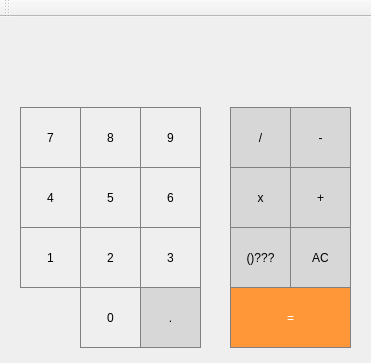
<?xml version="1.0" encoding="UTF-8"?>
<ui version="4.0">
 <class>MainWindow</class>
 <widget class="QMainWindow" name="MainWindow">
  <property name="geometry">
   <rect>
    <x>0</x>
    <y>0</y>
    <width>371</width>
    <height>363</height>
   </rect>
  </property>
  <property name="windowTitle">
   <string>MainWindow</string>
  </property>
  <widget class="QWidget" name="centralwidget">
   <widget class="QLabel" name="result_show">
    <property name="geometry">
     <rect>
      <x>0</x>
      <y>0</y>
      <width>371</width>
      <height>71</height>
     </rect>
    </property>
    <property name="styleSheet">
     <string notr="true"> QLabel {
	qproperty-alignment: 'AlignVCenter | AlignRight';
	border: 1px solid gray;
}

background-color : white;</string>
    </property>
    <property name="text">
     <string/>
    </property>
   </widget>
   <widget class="QPushButton" name="pushButton_7">
    <property name="geometry">
     <rect>
      <x>20</x>
      <y>90</y>
      <width>61</width>
      <height>61</height>
     </rect>
    </property>
    <property name="styleSheet">
     <string notr="true">QPushButton {
	border: 1px solid gray;
}
QPushButton:pressed {
	background-color: qlineargradient(x1: 0, y1: 0, x2: 0, y2: 1,
												stop: 0 #dadbde, stop: 1 #f6f7fa);
}</string>
    </property>
    <property name="text">
     <string>7</string>
    </property>
   </widget>
   <widget class="QPushButton" name="pushButton_8">
    <property name="geometry">
     <rect>
      <x>80</x>
      <y>90</y>
      <width>61</width>
      <height>61</height>
     </rect>
    </property>
    <property name="styleSheet">
     <string notr="true">QPushButton {
	border: 1px solid gray;
}
QPushButton:pressed {
	background-color: qlineargradient(x1: 0, y1: 0, x2: 0, y2: 1,
												stop: 0 #dadbde, stop: 1 #f6f7fa);
}</string>
    </property>
    <property name="text">
     <string>8</string>
    </property>
   </widget>
   <widget class="QPushButton" name="pushButton_divide">
    <property name="geometry">
     <rect>
      <x>230</x>
      <y>90</y>
      <width>61</width>
      <height>61</height>
     </rect>
    </property>
    <property name="styleSheet">
     <string notr="true">QPushButton {
	background-color: rgb(215, 215, 215);
	border: 1px solid gray;
}
QPushButton:pressed {
	background-color: qlineargradient(x1: 0, y1: 0, x2: 0, y2: 1,
												stop: 0 #BEBEBE, stop: 1 #D7D7D7);
}</string>
    </property>
    <property name="text">
     <string>/</string>
    </property>
   </widget>
   <widget class="QPushButton" name="pushButton_9">
    <property name="geometry">
     <rect>
      <x>140</x>
      <y>90</y>
      <width>61</width>
      <height>61</height>
     </rect>
    </property>
    <property name="styleSheet">
     <string notr="true">QPushButton {
	border: 1px solid gray;
}
QPushButton:pressed {
	background-color: qlineargradient(x1: 0, y1: 0, x2: 0, y2: 1,
												stop: 0 #dadbde, stop: 1 #f6f7fa);
}</string>
    </property>
    <property name="text">
     <string>9</string>
    </property>
   </widget>
   <widget class="QPushButton" name="pushButton_6">
    <property name="geometry">
     <rect>
      <x>140</x>
      <y>150</y>
      <width>61</width>
      <height>61</height>
     </rect>
    </property>
    <property name="styleSheet">
     <string notr="true">QPushButton {
	border: 1px solid gray;
}
QPushButton:pressed {
	background-color: qlineargradient(x1: 0, y1: 0, x2: 0, y2: 1,
												stop: 0 #dadbde, stop: 1 #f6f7fa);
}</string>
    </property>
    <property name="text">
     <string>6</string>
    </property>
   </widget>
   <widget class="QPushButton" name="pushButton_multi">
    <property name="geometry">
     <rect>
      <x>230</x>
      <y>150</y>
      <width>61</width>
      <height>61</height>
     </rect>
    </property>
    <property name="styleSheet">
     <string notr="true">QPushButton {
	background-color: rgb(215, 215, 215);
	border: 1px solid gray;
}
QPushButton:pressed {
	background-color: qlineargradient(x1: 0, y1: 0, x2: 0, y2: 1,
												stop: 0 #BEBEBE, stop: 1 #D7D7D7);
}</string>
    </property>
    <property name="text">
     <string>x</string>
    </property>
   </widget>
   <widget class="QPushButton" name="pushButton_5">
    <property name="geometry">
     <rect>
      <x>80</x>
      <y>150</y>
      <width>61</width>
      <height>61</height>
     </rect>
    </property>
    <property name="styleSheet">
     <string notr="true">QPushButton {
	border: 1px solid gray;
}
QPushButton:pressed {
	background-color: qlineargradient(x1: 0, y1: 0, x2: 0, y2: 1,
												stop: 0 #dadbde, stop: 1 #f6f7fa);
}</string>
    </property>
    <property name="text">
     <string>5</string>
    </property>
   </widget>
   <widget class="QPushButton" name="pushButton_4">
    <property name="geometry">
     <rect>
      <x>20</x>
      <y>150</y>
      <width>61</width>
      <height>61</height>
     </rect>
    </property>
    <property name="styleSheet">
     <string notr="true">QPushButton {
	border: 1px solid gray;
}
QPushButton:pressed {
	background-color: qlineargradient(x1: 0, y1: 0, x2: 0, y2: 1,
												stop: 0 #dadbde, stop: 1 #f6f7fa);
}</string>
    </property>
    <property name="text">
     <string>4</string>
    </property>
   </widget>
   <widget class="QPushButton" name="pushButton_equal">
    <property name="geometry">
     <rect>
      <x>230</x>
      <y>270</y>
      <width>121</width>
      <height>61</height>
     </rect>
    </property>
    <property name="styleSheet">
     <string notr="true">QPushButton {
	background-color: rgb(255, 151, 57);
	color: white;
	border: 1px solid gray;
}
QPushButton:pressed {
	background-color: qlineargradient(x1: 0, y1: 0, x2: 0, y2: 1,
												stop: 0 #FF7832, stop: 1 #FF9739);
}</string>
    </property>
    <property name="text">
     <string>=</string>
    </property>
   </widget>
   <widget class="QPushButton" name="pushButton_3">
    <property name="geometry">
     <rect>
      <x>140</x>
      <y>210</y>
      <width>61</width>
      <height>61</height>
     </rect>
    </property>
    <property name="styleSheet">
     <string notr="true">QPushButton {
	border: 1px solid gray;
}
QPushButton:pressed {
	background-color: qlineargradient(x1: 0, y1: 0, x2: 0, y2: 1,
												stop: 0 #dadbde, stop: 1 #f6f7fa);
}</string>
    </property>
    <property name="text">
     <string>3</string>
    </property>
   </widget>
   <widget class="QPushButton" name="pushButton_bracket">
    <property name="geometry">
     <rect>
      <x>230</x>
      <y>210</y>
      <width>61</width>
      <height>61</height>
     </rect>
    </property>
    <property name="styleSheet">
     <string notr="true">QPushButton {
	background-color: rgb(215, 215, 215);
	border: 1px solid gray;
}
QPushButton:pressed {
	background-color: qlineargradient(x1: 0, y1: 0, x2: 0, y2: 1,
												stop: 0 #BEBEBE, stop: 1 #D7D7D7);
}</string>
    </property>
    <property name="text">
     <string>()???</string>
    </property>
   </widget>
   <widget class="QPushButton" name="pushButton_0">
    <property name="geometry">
     <rect>
      <x>80</x>
      <y>270</y>
      <width>61</width>
      <height>61</height>
     </rect>
    </property>
    <property name="styleSheet">
     <string notr="true">QPushButton {
	border: 1px solid gray;
}
QPushButton:pressed {
	background-color: qlineargradient(x1: 0, y1: 0, x2: 0, y2: 1,
												stop: 0 #dadbde, stop: 1 #f6f7fa);
}</string>
    </property>
    <property name="text">
     <string>0</string>
    </property>
   </widget>
   <widget class="QPushButton" name="pushButton_minus">
    <property name="geometry">
     <rect>
      <x>290</x>
      <y>90</y>
      <width>61</width>
      <height>61</height>
     </rect>
    </property>
    <property name="styleSheet">
     <string notr="true">QPushButton {
	background-color: rgb(215, 215, 215);
	border: 1px solid gray;
}
QPushButton:pressed {
	background-color: qlineargradient(x1: 0, y1: 0, x2: 0, y2: 1,
												stop: 0 #BEBEBE, stop: 1 #D7D7D7);
}</string>
    </property>
    <property name="text">
     <string>-</string>
    </property>
   </widget>
   <widget class="QPushButton" name="pushButton_2">
    <property name="geometry">
     <rect>
      <x>80</x>
      <y>210</y>
      <width>61</width>
      <height>61</height>
     </rect>
    </property>
    <property name="styleSheet">
     <string notr="true">QPushButton {
	border: 1px solid gray;
}
QPushButton:pressed {
	background-color: qlineargradient(x1: 0, y1: 0, x2: 0, y2: 1,
												stop: 0 #dadbde, stop: 1 #f6f7fa);
}</string>
    </property>
    <property name="text">
     <string>2</string>
    </property>
   </widget>
   <widget class="QPushButton" name="pushButton_plus">
    <property name="geometry">
     <rect>
      <x>290</x>
      <y>150</y>
      <width>61</width>
      <height>61</height>
     </rect>
    </property>
    <property name="styleSheet">
     <string notr="true">QPushButton {
	background-color: rgb(215, 215, 215);
	border: 1px solid gray;
}
QPushButton:pressed {
	background-color: qlineargradient(x1: 0, y1: 0, x2: 0, y2: 1,
												stop: 0 #BEBEBE, stop: 1 #D7D7D7);
}</string>
    </property>
    <property name="text">
     <string>+</string>
    </property>
   </widget>
   <widget class="QPushButton" name="pushButton_1">
    <property name="geometry">
     <rect>
      <x>20</x>
      <y>210</y>
      <width>61</width>
      <height>61</height>
     </rect>
    </property>
    <property name="styleSheet">
     <string notr="true">QPushButton {
	border: 1px solid gray;
}
QPushButton:pressed {
	background-color: qlineargradient(x1: 0, y1: 0, x2: 0, y2: 1,
												stop: 0 #dadbde, stop: 1 #f6f7fa);
}</string>
    </property>
    <property name="text">
     <string>1</string>
    </property>
   </widget>
   <widget class="QPushButton" name="pushButton_clear">
    <property name="geometry">
     <rect>
      <x>290</x>
      <y>210</y>
      <width>61</width>
      <height>61</height>
     </rect>
    </property>
    <property name="styleSheet">
     <string notr="true">QPushButton {
	background-color: rgb(215, 215, 215);
	border: 1px solid gray;
}
QPushButton:pressed {
	background-color: qlineargradient(x1: 0, y1: 0, x2: 0, y2: 1,
												stop: 0 #BEBEBE, stop: 1 #D7D7D7);
}</string>
    </property>
    <property name="text">
     <string>AC</string>
    </property>
   </widget>
   <widget class="QPushButton" name="pushButton_dot">
    <property name="geometry">
     <rect>
      <x>140</x>
      <y>270</y>
      <width>61</width>
      <height>61</height>
     </rect>
    </property>
    <property name="styleSheet">
     <string notr="true">QPushButton {
	background-color: rgb(215, 215, 215);
	border: 1px solid gray;
}
QPushButton:pressed {
	background-color: qlineargradient(x1: 0, y1: 0, x2: 0, y2: 1,
												stop: 0 #BEBEBE, stop: 1 #D7D7D7);
}</string>
    </property>
    <property name="text">
     <string>.</string>
    </property>
   </widget>
  </widget>
  <widget class="QToolBar" name="toolBar">
   <property name="windowTitle">
    <string>toolBar</string>
   </property>
   <attribute name="toolBarArea">
    <enum>TopToolBarArea</enum>
   </attribute>
   <attribute name="toolBarBreak">
    <bool>false</bool>
   </attribute>
  </widget>
 </widget>
 <resources/>
 <connections/>
</ui>
